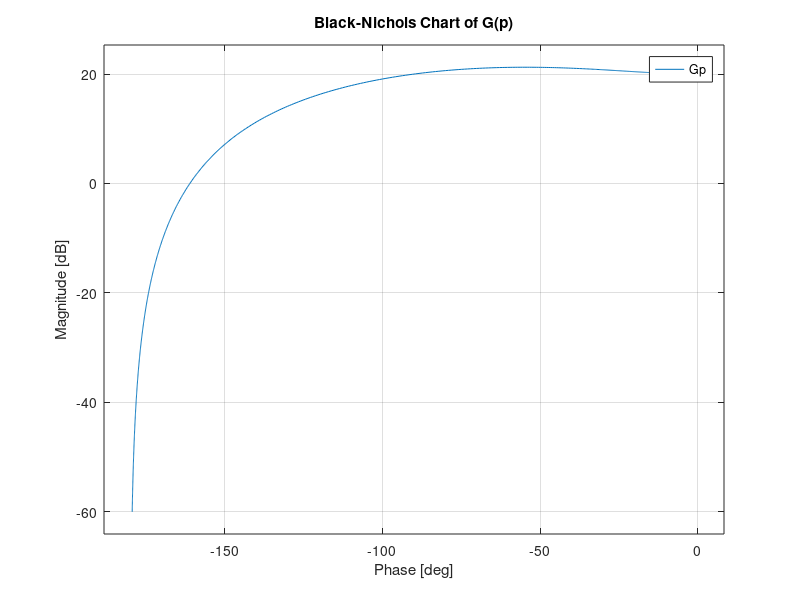

Reproduce this figure in MATLAB.
clc; clear; close all;
%% 1. Nichols 
Gp = tf(10,[1/100 0.1 1])

figure;
nichols(Gp);
grid on;
title('Black-Nichols Chart of G(p)');

%% 2. Kp Estimation
lambda = 0.7;

% Resonance factor Q from damping lambda
Q  = 1 / (2*lambda*sqrt(1 - lambda^2));
Q2 = Q^2;
fprintf('\nQn3: lambda = %.2f  ->  Q = %.3f\n', lambda, Q); 

omega_r = 7.07;

[mag_r, phase_deg_r] = bode(Gp, omega_r);
mag_r = squeeze(mag_r);                 % |G(j*omega_r)|
phi_r = squeeze(phase_deg_r)*pi/180;    % phase in radians

% Q^2 = X^2 / (1 + 2 X cos(phi_r) + X^2) 
a = Q2 - 1;
b = 2*Q2*cos(phi_r);
c = Q2;

disc = b^2 - 4*a*c;
if disc < 0
    error('No real solution for X at this frequency.');
end

X1 = (-b + sqrt(disc)) / (2*a);
X2 = (-b - sqrt(disc)) / (2*a);

% X is a magnitude, so take absolute values and choose the smaller one
X_candidates = abs([X1, X2]);
X = min(X_candidates);

Kp = X / mag_r;           

fprintf('Estimated proportional gain  Kp ≈ %.3f\n', Kp);

%% Qn4: Compute Ti
Ti = 5 / 7.07;           
fprintf('Qn4: Ti = %.4f seconds\n', Ti);

%% Qn5: Continuous TF of the controller (PI)
s  = tf('s');
Cs = Kp * (1 + 1/(Ti*s)) 

%% Qn6: Digital transfer function of the controller (Tustin)
Cz = c2d(Cs, 0.04, 'tustin')
